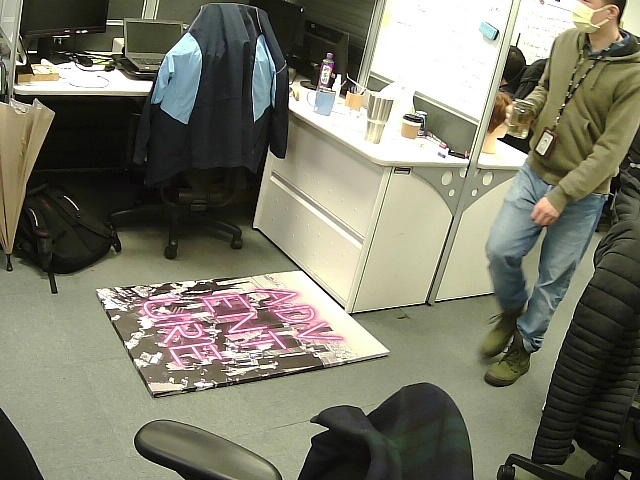
#> input picture images/img_dist.jpg, 640 x 480 px
$ python social_distance_concept.py
#> lines starting #> are read from the running program, lines starting #| are printed output that depends on the picture
#!/usr/bin/env python3
# -*- coding: utf-8 -*-
"""
Created on Thu Dec 23 14:08:59 2021

@author: thomas_yang
"""

import cv2
import numpy as np
import random
import pickle
from scipy.spatial import distance as dist


class SocialDistance(object):
    def __init__(self, pickle_file, image_path):
#> called with pickle_file = 'stereo_calibration.pickle', image_path = './images/img_dist.jpg'
        self.pickle_file = pickle_file
        self.image_path = image_path
        self.pts_src = []
        self.person_num = 50
        self.MIN_DISTANCE = 70
        self.color_map = [list(np.random.random(size=3) * 256) for i in range(self.person_num)]
        self.color = (0, 255, 0)
        self.thickness = 2
        self.isClosed = True
        self.fourcc = cv2.VideoWriter_fourcc(*'XVID')
        self.out = cv2.VideoWriter('social_distance.avi', self.fourcc, 30.0, (1000, 480))

        self.shift_x, self.shift_y = 200, 200
        self.pts_dst = np.array([[0, 0], [70, 0],
                                 [70, 100], [0, 100],
                                 ], np.int32) + [self.shift_x, self.shift_y]

        with open(pickle_file, 'rb') as f:
#> (reads stereo_calibration.pickle from the repository)
              self.cal_data = pickle.load(f)

        self.view_ori = cv2.imread(image_path)
#> self.view_ori is the input picture: shape (480, 640, 3); mean B, G, R 106, 122.3, 122.9
        self.view_land_ori = self.view_ori*0
#> self.view_land_ori: shape (480, 640, 3); every value is 0

        # random direction
        self.dirt = np.sin(np.pi*np.random.random(size=self.person_num)*2) * 1
        self.dirt = np.expand_dims(np.tile(np.expand_dims(self.dirt, 1), 2), 1)
        self.dirt *= (np.random.randint(low=-2, high=3, size=self.dirt.shape) + np.random.random(size=self.dirt.shape))

        # random point simulate person detected
        self.persons_ori = []
        for i in range(self.person_num):
            self.persons_ori.append([random.randint(0, self.view_land_ori.shape[1]), random.randint(0, self.view_land_ori.shape[0])])
        self.persons_ori = np.float32(self.persons_ori).reshape(-1, 1, 2)

    # [6 lines left out: function click_and_crop, not called in this run]

    def manual_draw_bbox(self):
        h_l,  w_l = self.view_ori.shape[:2]
#> h_l = 480; w_l = 640
        self.newcameramtx, roi = cv2.getOptimalNewCameraMatrix(self.cal_data["M1"], self.cal_data["dist1"], (w_l,h_l), 1, (w_l,h_l))
#> roi = (20, 26, 598, 428)
        self.view_ori = cv2.undistort(self.view_ori, self.cal_data["M1"], self.cal_data["dist1"], None, self.newcameramtx)
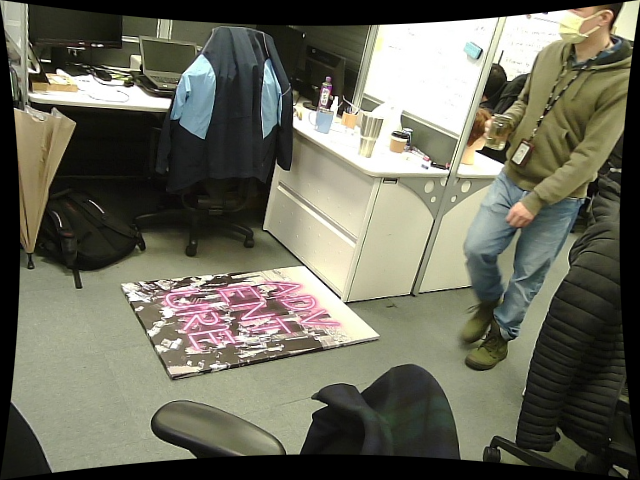
#> self.view_ori: shape (480, 640, 3); mean B, G, R 91.9, 106.6, 106.9
        cv2.namedWindow("social_distance")
        cv2.setMouseCallback("social_distance", self.click_and_crop)
        while True:
        	cv2.imshow("social_distance", self.view_ori)
        	key = cv2.waitKey(1) & 0xFF
#> (key q is pressed here)
        	if len(self.pts_src) == 4 or key == ord("c"):
        		self.pts_src = np.array(self.pts_src).astype(np.int32)
        		self.view_ori = cv2.polylines(self.view_ori, [self.pts_src], self.isClosed, self.color, self.thickness)
        		cv2.imshow("social_distance", self.view_ori)
        		cv2.waitKey(10)
        		break

    # [45 lines left out: function simulation_, not called in this run]

if __name__ == '__main__':
    picke_file = 'stereo_calibration.pickle'
    img_path = './images/img_dist.jpg'
    sd = SocialDistance(picke_file, img_path)
    sd.manual_draw_bbox()
    sd.simulation_()
